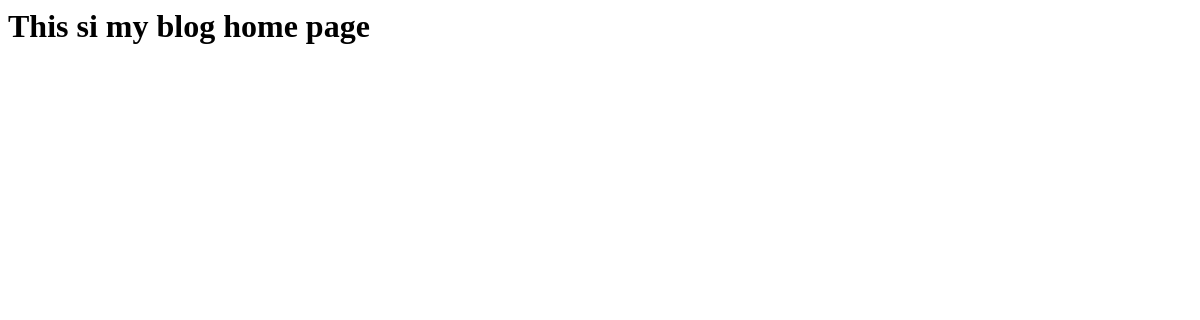
/blog/, run on an earlier commit of the app's database.
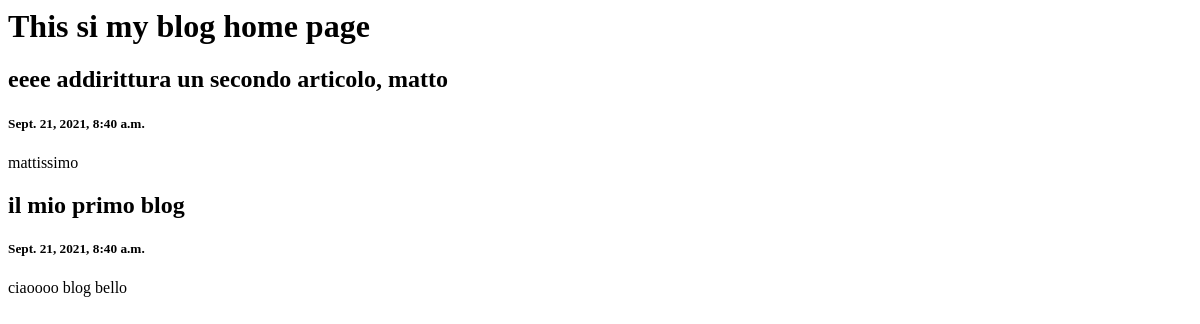
And on a later commit of the database.
### blog/models.py (models this page shows, shortened)
class Blog(models.Model):
    title = models.CharField(max_length=100)
    pub_date = models.DateTimeField()
    description = models.TextField()

### blog/views.py (the view)
# urls.py: path('', views.all_blogs, name='all_blogs'),
def all_blogs(request):
    blogs = Blog.objects.order_by('-pub_date')[:5]
    return render(request, 'blog/all_blogs.html', {'blogs': blogs})

### blog/templates/blog/all_blogs.html
<h1> This si my blog home page</h1>
{% for blog in blogs %}
    <h2>{{ blog.title }}</h2>
    <h5>{{ blog.pub_date }}</h5>
    <p>{{ blog.description }}</p>
{% endfor%}

What changed in the data, as far as the page shows it:
added Blog: title "eeee addirittura un secondo articolo, matto", pub_date "Sept. 21, 2021, 8:40 a.m.", description "mattissimo"
added Blog: title "il mio primo blog", pub_date "Sept. 21, 2021, 8:40 a.m.", description "ciaoooo blog bello"
